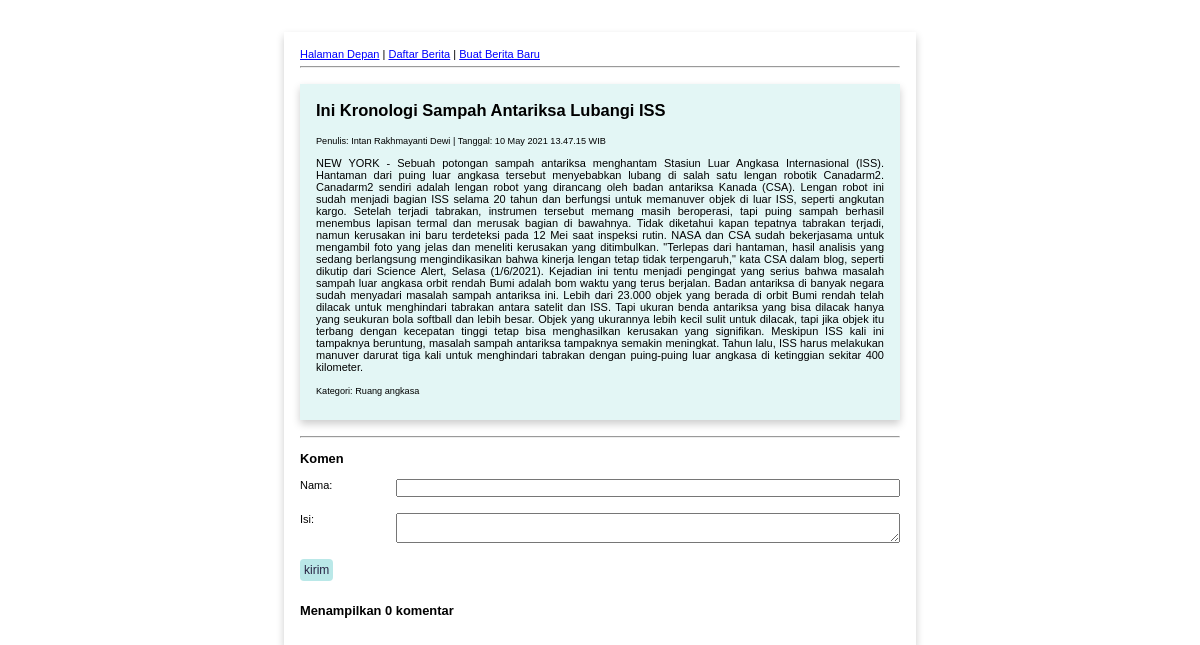
The app's page /baca_berita.php?id=69 with its own data.
### tables this page shows
CREATE TABLE `berita` (
  `id_berita` int(5) NOT NULL PRIMARY KEY AUTO_INCREMENT,
  `judul` varchar(100) NOT NULL,
  `baris_kepala` text NOT NULL,
  `isi` text NOT NULL,
  `pengirim` varchar(30) NOT NULL,
  `tanggal` datetime NOT NULL DEFAULT current_timestamp(),
  `id_kategori` int(3) NOT NULL DEFAULT 0
);

CREATE TABLE `kategori` (
  `id_kategori` int(3) NOT NULL PRIMARY KEY AUTO_INCREMENT,
  `nama_kategori` varchar(30) NOT NULL,
  `deskripsi` varchar(200) NOT NULL DEFAULT ''
);

### baca_berita.php (the view, shortened to what this page needs)
<?php
	require("sambungan.php");
	$kueri = $sambungan->prepare("SELECT judul, isi, pengirim, tanggal, nama_kategori
			FROM berita LEFT JOIN kategori ON berita.id_kategori = kategori.id_kategori
			WHERE id_berita = ?");
	$kueri->bind_param("i", $_GET["id"]);
	$kueri->execute();
	$berita = $kueri->get_result()->fetch_array();
	if ($berita) {
		$judul = htmlspecialchars($berita["judul"]);
	}
	$query = $sambungan->prepare("SELECT komentator, isi, waktu
			FROM komentar WHERE komentar.id_berita = ?;");
	$query->bind_param('i', $_GET['id']);
	$query->execute();
	$comments = $query->get_result()->fetch_all(MYSQLI_ASSOC);
?>
<!DOCTYPE html>
<html lang="id" dir="ltr">
<head>
	<link rel="stylesheet" href="gaya.css">
</head>
<body>
	<nav>
		<a href="index.php">Halaman Depan</a> |
		<a href="daftar_berita.php">Daftar Berita</a> |
		<a href="buat_berita.php">Buat Berita Baru</a>
	</nav>
	<hr>
	<?php
		if (!$berita) {
	?>
		<h1>Berita tidak ditemukan.</h1>
	<?php
		}else {
			$isi = str_replace("\r\n", "</p>\r\n<p>", htmlspecialchars($berita["isi"]));
			$pengirim = htmlspecialchars($berita["pengirim"]);
			$tanggal = trim(strftime('%e %B %G %H.%M.%S', strtotime($berita["tanggal"])));
			$kategori = htmlspecialchars($berita["nama_kategori"]);
	?>
			<div class="box">
				<div class="container pd-btm">
					<article>
						<h1><?= $judul ?></h1>
						<small>Penulis: <?= $pengirim ?> | Tanggal: <?= $tanggal ?> WIB</small>
						<p><?= $isi ?></p>
						<small>Kategori: <?= $kategori ?></small>
					</article>
				</div>
			</div>
			<hr>
			<h3>Komen</h3>
			<form action="" method="post">
				<label for="komentator">Nama:</label>
				<input type="text" name="komentator" id="komentator" required>
				<label for="isi">Isi:</label>
				<textarea name="isi" id="isi" required></textarea>
				<input type="submit" value="kirim">
			</form>
			<br>
			<section style="margin-top: 2rem;">
				<h3 style="margin-top: 1.5rem;">Menampilkan <?= count($comments) ?> komentar</h3>
			</section>
	<?php
		}?>
</body>
</html>

### gaya.css (style rules this page uses)
body { font-family: Verdana, Geneva, Tahoma, sans-serif; font-size: 11px; margin: 8px auto; width: 600px; padding: 16px; margin: 32px auto auto auto; box-shadow: 0 4px 8px 0 rgba(0,0,0,0.2); border-radius: 16; transition: 0.3s; }
a, a:visited { color: blue; text-decoration: underline; }
input, textarea, select { font-family: Verdana, Geneva, Tahoma, sans-serif; font-size: 11px; }
p { text-align: justify; }
form>* { box-sizing: border-box; display: block; margin-bottom: 16px; }
form>label { float: left; width: 96px; }
form>input, form>textarea, form>select { width: calc(100% - 96px); }
form>input[type=submit], form>input[type=reset] { float: left; width: initial; }
.box { margin: 16px auto 16px auto; box-shadow: 0 4px 8px 0 rgba(0,0,0,0.2); border-radius: 16; transition: 0.3s; background-color: #e3f6f5; }
.container { padding: 4px 16px; }
.pd-btm { padding-bottom: 24px; }
input[type=submit], input[type=reset] { margin-right: 6px; background-color: #bae8e8; border: none; color: #272343; padding: 4px; text-align: center; text-decoration: none; display: inline-block; font-size: 12px; border-radius: 4px; }

### records on screen
berita: judul "Ini Kronologi Sampah Antariksa Lubangi ISS", pengirim "Intan Rakhmayanti Dewi", tanggal "10 May 2021 13.47.15", isi "NEW YORK - Sebuah potongan sampah antariksa menghantam Stasiun Luar Angkasa Internasional (ISS). Hantaman dari puing luar angkasa tersebut menyebabkan lubang di salah satu lengan robotik Canadarm2. Canadarm2 sendiri adalah lengan robot yang dirancang oleh badan antariksa Kanada (CSA). Lengan robot ini sudah menjadi bagian ISS selama 20 tahun dan berfungsi untuk memanuver objek di luar ISS, seperti angkutan kargo. Setelah terjadi tabrakan, instrumen tersebut memang masih beroperasi, tapi puing sampah berhasil menembus lapisan termal dan merusak bagian di bawahnya. Tidak diketahui kapan tepatnya tabrakan terjadi, namun kerusakan ini baru terdeteksi pada 12 Mei saat inspeksi rutin. NASA dan…", id_kategori.nama_kategori "Ruang angkasa"

### other values on screen
count($comments) "0"
